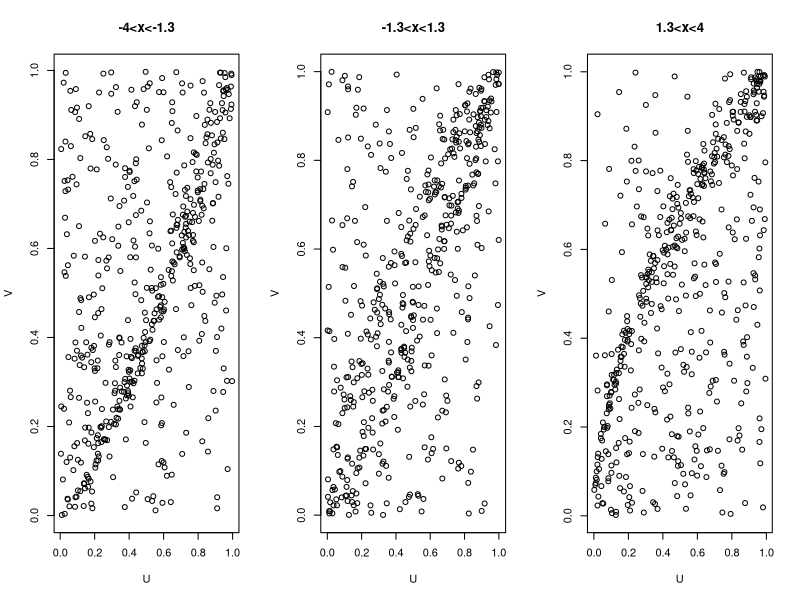
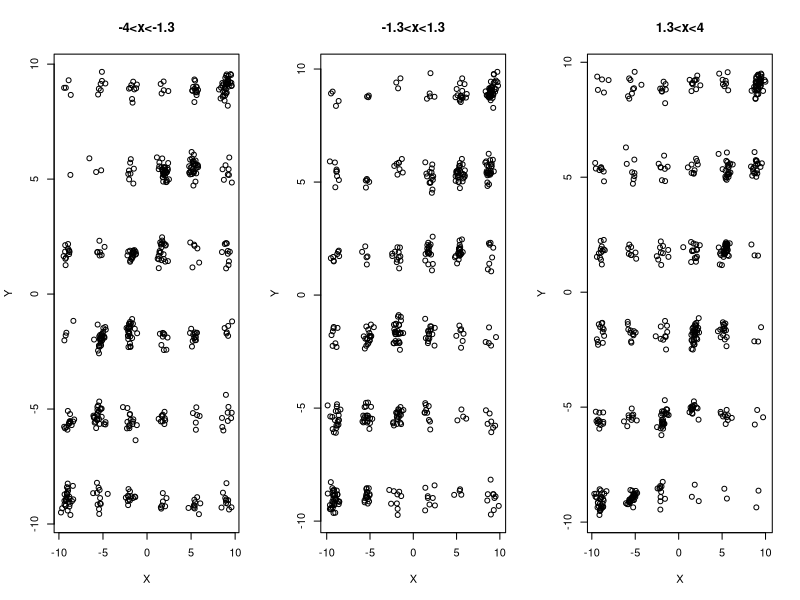
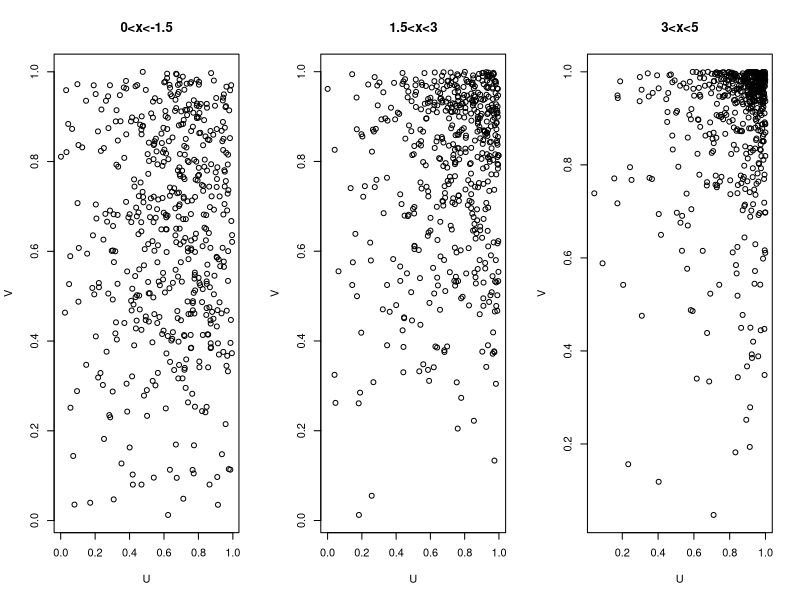
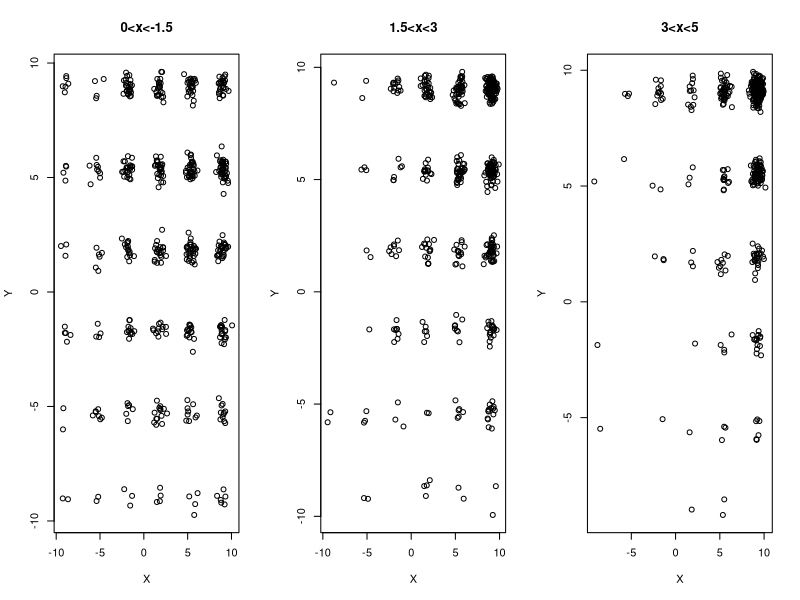

R code for these plots, in order:
## ---- chunk 1
library("ggplot2")
library("mixtools")
library("mvtnorm")
## ---- chunk 2

set.seed(100)

R=6
mu=c(-9, -5.4, -1.8, 1.8, 5.4, 9)
sigmar=rep(1/sqrt(10), R)
pi=rep(1/R, R)
theta=40

# evaluate the function at the point x, where the components 
# of the mixture have weights w, means stored in u, and std deviations
# stored in s - all must have the same length.
F = function(x,w,u,s) sum( w*pnorm(x,mean=u,sd=s) )

# provide an initial bracket for the quantile. default is c(-1000,1000). 
F_inv = function(p,w,u,s,br=c(-1000,1000))
{
  G = function(x) F(x,w,u,s) - p
  return( uniroot(G,br)$root ) 
}


l=5
#function alpha(x)
a<-function(x){
  2/3-1/4*(exp(l*x)/(exp(l*x)+1))
}
#function beta(x)
b<-function(x){
  1/2+1/4*(exp(l*x)/(exp(l*x)+1))
}

n=1500
V=runif(n)
W=runif(n)

X=seq(-4,4, length.out = n)

C <- function(u) {
  (1-beta)*u^(1-alpha)*v^(-beta)*(u^(-theta*alpha)+v^(-theta*beta)-1)^(-1/theta)+
    beta*u^(1-alpha)*v^(-beta*(1+theta))*(u^(-theta*alpha)+v^(-theta*beta)-1)^(-1/theta-1)-w
}

U=rep(0,n)
for (i in 1:n) {
  v=V[i]
  w=W[i]
  alpha=a(X[i])
  beta=b(X[i])
  U[i]=uniroot(C, lower = 0, upper = 1)$root
}
## ---- chunk 3
par(mfrow=c(1,3))
plot(U[1:(1/3*n)], V[1:(1/3*n)], xlab = 'U', ylab='V', main = '-4<x<-1.3')
plot(U[(1/3*n):(2/3*n)], V[(1/3*n):(2/3*n)],xlab = 'U', ylab='V', main = '-1.3<x<1.3')
plot(U[(2/3*n):n], V[(2/3*n):n], xlab = 'U', ylab='V', main = '1.3<x<4')
## ---- chunk 4
X1=sapply(V, F_inv, w=pi, u=mu, s=sigmar)
X2=sapply(U, F_inv, w=pi, u=mu, s=sigmar)

par(mfrow=c(1,3))
plot(X1[1:(1/3*n)], X2[1:(1/3*n)],  xlab = 'X', ylab='Y', main ='-4<x<-1.3')
plot(X1[(1/3*n):(2/3*n)], X2[(1/3*n):(2/3*n)], xlab = 'X', ylab='Y', main =  '-1.3<x<1.3')
plot(X1[(2/3*n):n], X2[(2/3*n):n], xlab = 'X', ylab='Y', main = '1.3<x<4')
## ---- chunk 5
n=1500
X=seq(0,5, length.out = n)
X=cbind(rep(1, n), X)
beta1=c(0.1, 0.3)

pi=cbind(exp(X%*%beta1)/(exp(X%*%beta1)+1), 1/(exp(X%*%beta1)+1))

h=t(apply(pi, 1,  rmultinom, n=1, size=1))

Z1=matrix(rep(0, 2*n), nrow = n)

lambda11=c(0.1,0.3)
lambda12=c(0.1,0.4)
sigma=0.5
I=matrix(c(1,0,0,1), nrow = 2)
mu1=cbind((X%*%lambda11)[,1], (X%*%lambda12)[,1])

for (i in 1:n) {
  Z1[i, ]=rmvnorm(1,mu1[i,], sigma*I)
}


Z2=matrix(rep(0, 2*n), nrow = n)

lambda21=c(0.3, 0.1)
lambda22=c(0.4, 0.1)
sigma2=1
I=matrix(c(1,0,0,1), nrow = 2)
mu2=cbind((X%*%lambda21)[,1], (X%*%lambda22)[,1])

for (i in 1:n) {
  Z2[i, ]=rmvnorm(1,mu2[i,], sigma2*I)
}
Z=matrix(rep(0, 2*n), nrow = n)
for (i in 1:n) {
Z[i,]=Z1[i,]*h[i,1]+Z2[i,]*h[i,2]
}

u=t(apply(Z, 1, pnorm))
U=u[,1]
V=u[,2]

par(mfrow=c(1,3))
plot(U[1:(1/3*n)], V[1:(1/3*n)], xlab = 'U', ylab='V', main = '0<x<-1.5')
plot(U[(1/3*n):(2/3*n)], V[(1/3*n):(2/3*n)],xlab = 'U', ylab='V', main = '1.5<x<3')
plot(U[(2/3*n):n], V[(2/3*n):n], xlab = 'U', ylab='V', main = '3<x<5')
## ---- chunk 6
set.seed(100)
R=6
mu=c(-9, -5.4, -1.8, 1.8, 5.4, 9)
sigmar=rep(1/sqrt(10), R)
pi=rep(1/R, R)
X1=sapply(V, F_inv, w=pi, u=mu, s=sigmar)
X2=sapply(U, F_inv, w=pi, u=mu, s=sigmar)

par(mfrow=c(1,3))
plot(X1[1:(1/3*n)], X2[1:(1/3*n)],  xlab = 'X', ylab='Y', main = '0<x<-1.5')
plot(X1[(1/3*n):(2/3*n)], X2[(1/3*n):(2/3*n)], xlab = 'X', ylab='Y', main = '1.5<x<3')
plot(X1[(2/3*n):n], X2[(2/3*n):n], xlab = 'X', ylab='Y', main = '3<x<5')
